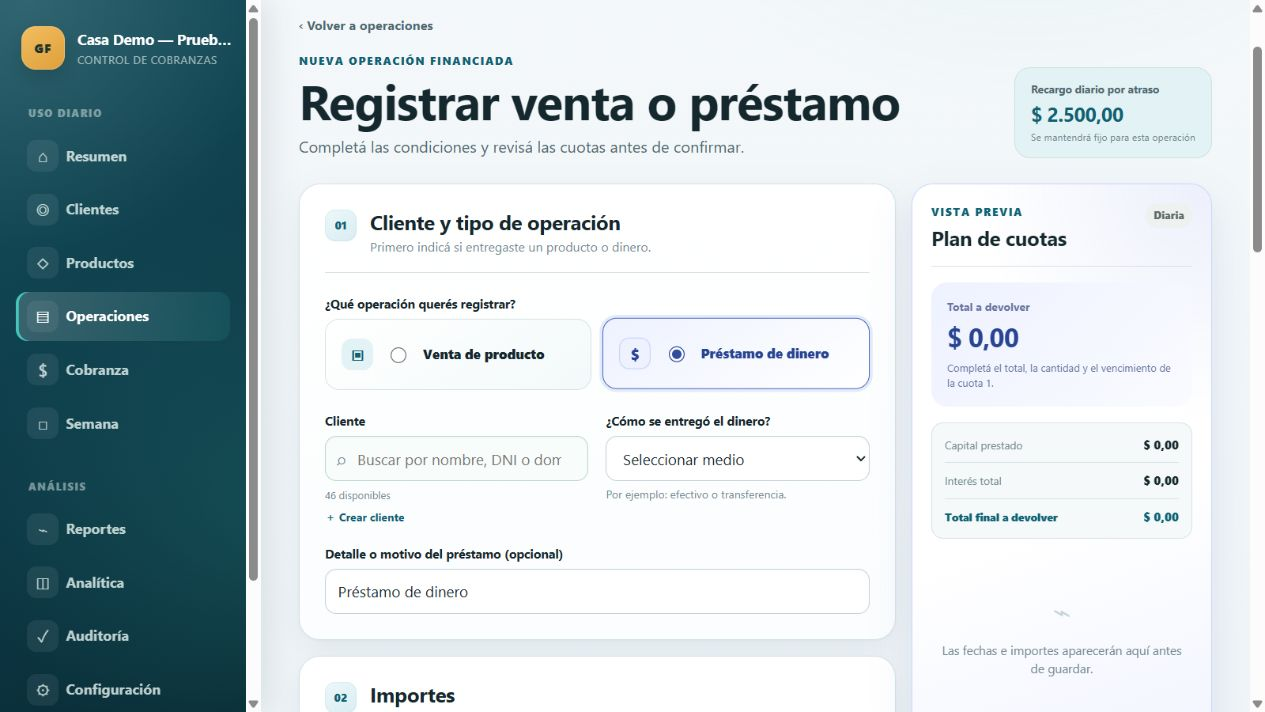
#> input picture docs/assets/loan-form-demo.png, 1265 x 712 px
$ python build_demo_gif.py
#> lines starting #> are read from the running program, lines starting #| are printed output that depends on the picture
#!/usr/bin/env python3
"""Build the short, reproducible GF-I4 workflow demo from fictitious screenshots."""

from __future__ import annotations

import argparse
from pathlib import Path

from PIL import Image, ImageDraw, ImageFont

ROOT = Path(__file__).resolve().parents[1]
DEFAULT_OUTPUT = ROOT / "docs" / "assets" / "workflow-demo.gif"
FRAME_SPECS = (
    (
        ROOT / "docs" / "assets" / "loan-form-demo.png",
        "1/4  Registrar la venta o el préstamo",
    ),
    (
        ROOT / "docs" / "assets" / "customer-detail-demo.png",
        "2/4  Revisar cuotas, saldo y pagos",
    ),
    (
        ROOT / "docs" / "assets" / "dashboard-demo.png",
        "3/4  Priorizar la cobranza diaria",
    ),
    (
        ROOT / "docs" / "assets" / "reports-demo.png",
        "4/4  Analizar resultados y cartera",
    ),
)
OUTPUT_SIZE = (960, 540)
CAPTION_HEIGHT = 58
FRAME_DURATION_MS = 2300


def load_font(size: int) -> ImageFont.ImageFont:
    candidates = (
        Path("C:/Windows/Fonts/segoeuib.ttf"),
        Path("C:/Windows/Fonts/arialbd.ttf"),
    )
    for candidate in candidates:
        if candidate.is_file():
            return ImageFont.truetype(str(candidate), size=size)
    return ImageFont.load_default()


def build_frame(path: Path, caption: str) -> Image.Image:
#> called with caption = '1/4  Registrar la venta o el préstamo'
    if not path.is_file():
        raise SystemExit(f"Missing demo frame: {path}")

    with Image.open(path) as source:
#> source is the input picture: PIL image 1265x712 RGB; mean R, G, B 197.1, 209.2, 213.2
        frame = source.convert("RGB")
    frame.thumbnail(OUTPUT_SIZE, Image.Resampling.LANCZOS)

    canvas = Image.new("RGB", OUTPUT_SIZE, "#eef2f7")
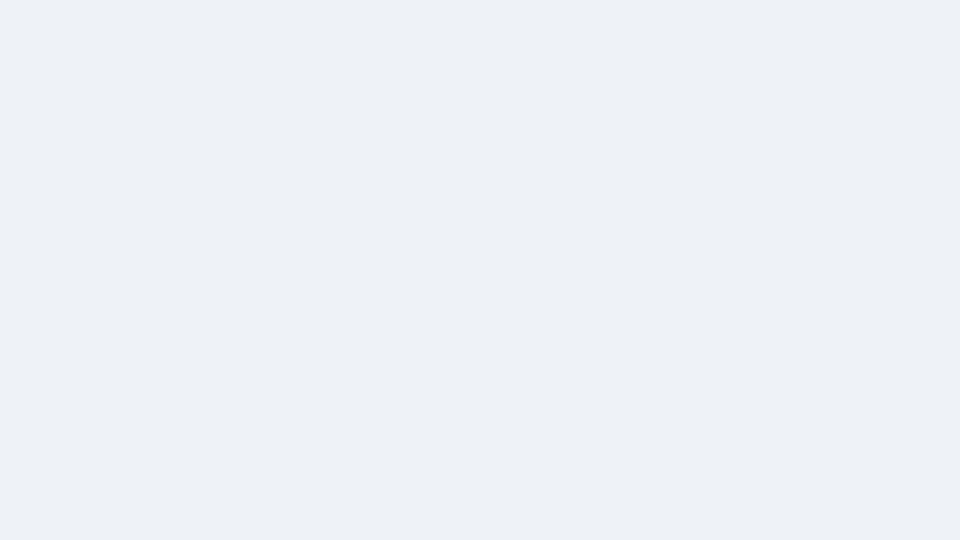
#> canvas: PIL image 960x540 RGB; mean R, G, B 238, 242, 247
    offset = (
        (OUTPUT_SIZE[0] - frame.width) // 2,
        (OUTPUT_SIZE[1] - frame.height) // 2,
    )
#> offset = (0, 0)
    canvas.paste(frame, offset)

    overlay = Image.new("RGBA", OUTPUT_SIZE, (0, 0, 0, 0))
#> overlay: PIL image 960x540 RGBA; every value is 0
    draw = ImageDraw.Draw(overlay)
    top = OUTPUT_SIZE[1] - CAPTION_HEIGHT
    draw.rectangle((0, top, OUTPUT_SIZE[0], OUTPUT_SIZE[1]), fill=(15, 35, 62, 238))
    font = load_font(25)
    text_box = draw.textbbox((0, 0), caption, font=font)
#> text_box = (0, 2, 159, 12)
    text_width = text_box[2] - text_box[0]
#> text_width = 159
    text_height = text_box[3] - text_box[1]
#> text_height = 10
    draw.text(
        ((OUTPUT_SIZE[0] - text_width) // 2, top + (CAPTION_HEIGHT - text_height) // 2 - 2),
        caption,
        font=font,
        fill="#ffffff",
    )
    return Image.alpha_composite(canvas.convert("RGBA"), overlay).convert("RGB")


def parse_args() -> argparse.Namespace:
    parser = argparse.ArgumentParser()
    parser.add_argument("--output", type=Path, default=DEFAULT_OUTPUT)
    return parser.parse_args()


def main() -> int:
    args = parse_args()
    frames = [build_frame(path, caption) for path, caption in FRAME_SPECS]
#> call 2 of build_frame, with caption = '2/4  Revisar cuotas, saldo y pagos'
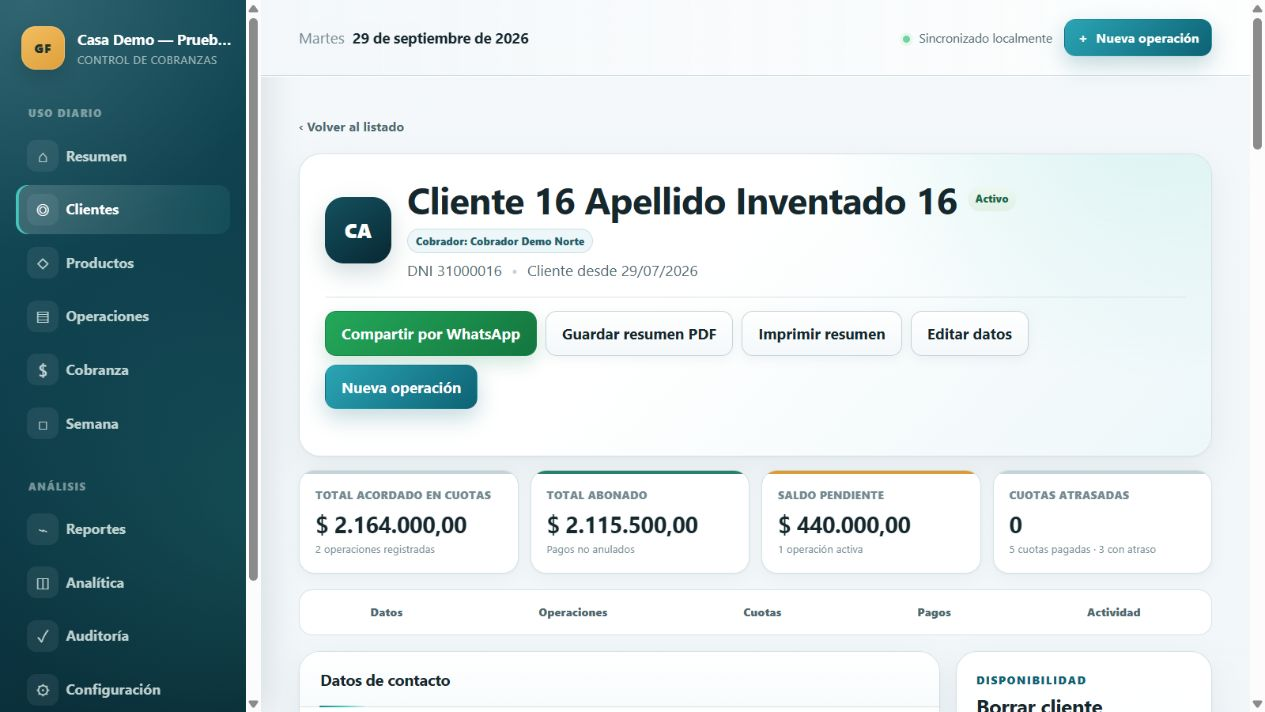
#> input picture docs/assets/customer-detail-demo.png, 1265 x 712 px
#> in build_frame, source is the input picture: PIL image 1265x712 RGB; mean R, G, B 192.7, 207.6, 210.2
#> in build_frame (call 2), `text_box = draw.textbbox((0, 0), caption, font=font)`: text_box = (0, 2, 145, 12)
#> in build_frame (call 2), `text_width = text_box[2] - text_box[0]`: text_width = 145
#> call 3 of build_frame, with caption = '3/4  Priorizar la cobranza diaria'
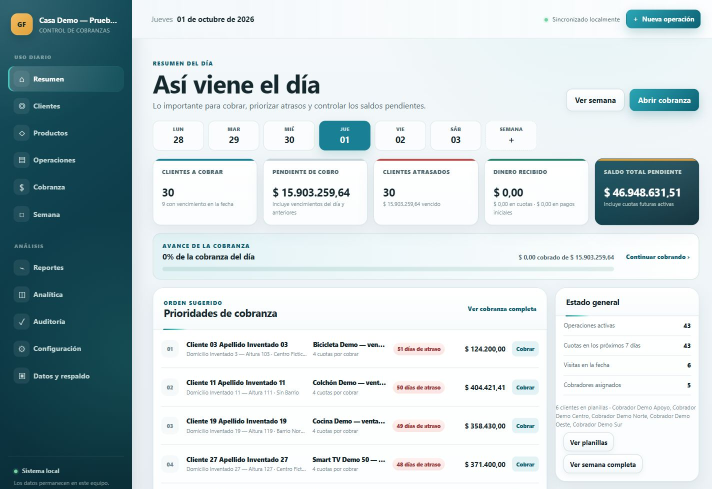
#> input picture docs/assets/dashboard-demo.png, 1424 x 977 px (shown at 1/2 size)
#> in build_frame, source is the input picture: PIL image 1424x977 RGB; mean R, G, B 192.5, 206.6, 210.1
#> in build_frame (call 3), `canvas.paste(frame, offset)`:
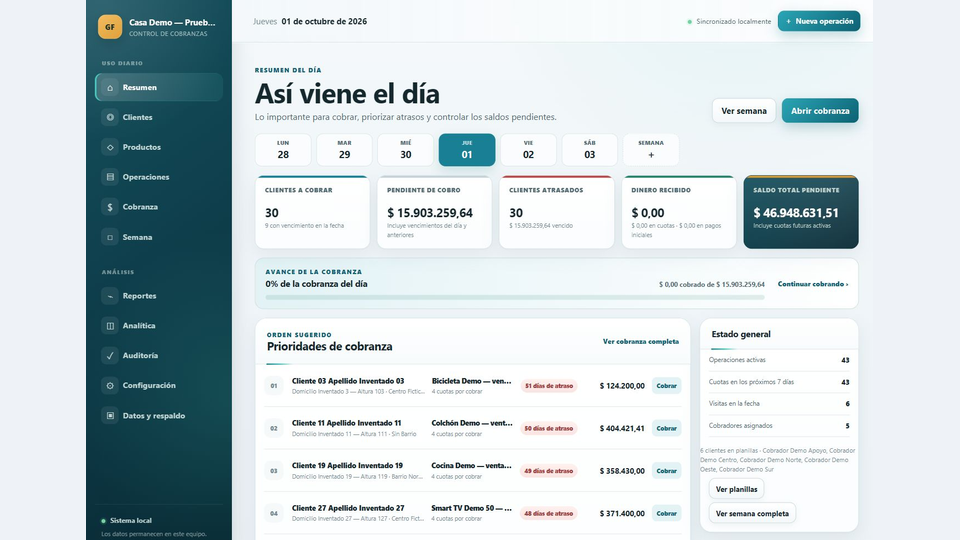
#> canvas: PIL image 960x540 RGB; mean R, G, B 200.6, 212.9, 216.6
#> in build_frame (call 3), `text_box = draw.textbbox((0, 0), caption, font=font)`: text_box = (0, 2, 142, 11)
#> in build_frame (call 3), `text_width = text_box[2] - text_box[0]`: text_width = 142
#> in build_frame (call 3), `text_height = text_box[3] - text_box[1]`: text_height = 9
#> call 4 of build_frame, with caption = '4/4  Analizar resultados y cartera'
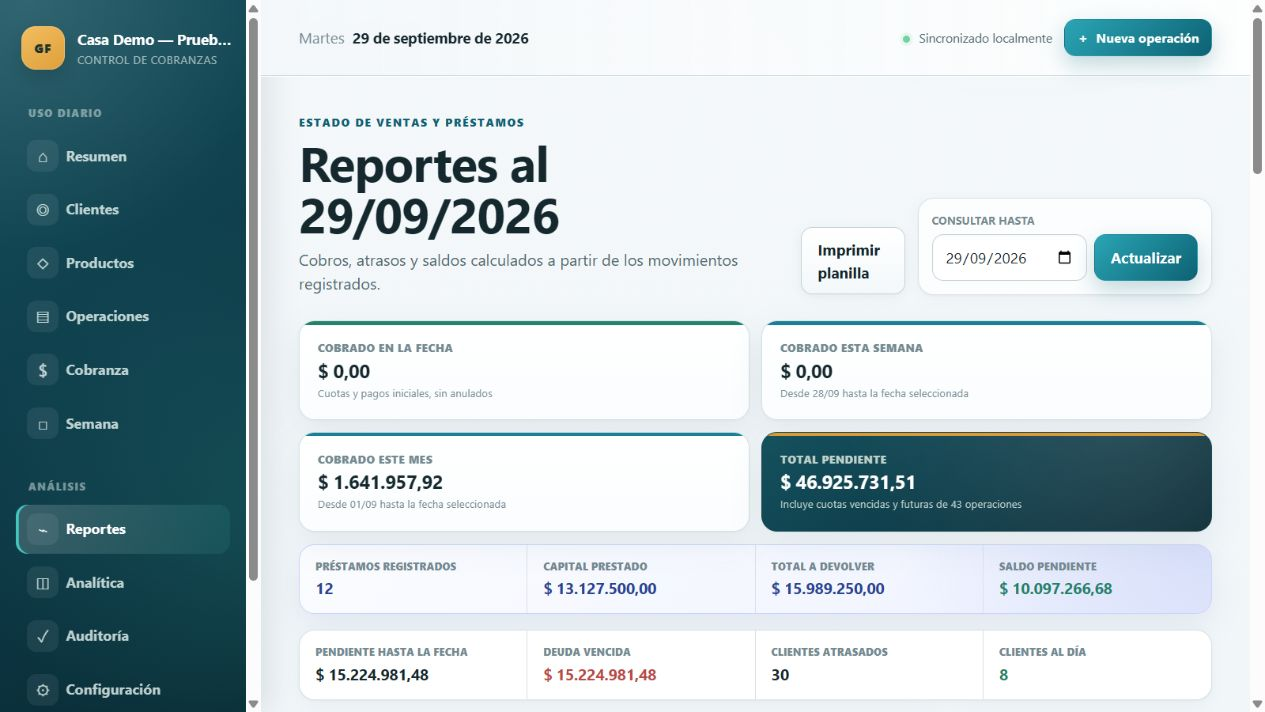
#> input picture docs/assets/reports-demo.png, 1265 x 712 px
#> in build_frame, source is the input picture: PIL image 1265x712 RGB; mean R, G, B 183.4, 198.9, 203.6
#> in build_frame (call 4), `canvas.paste(frame, offset)`:
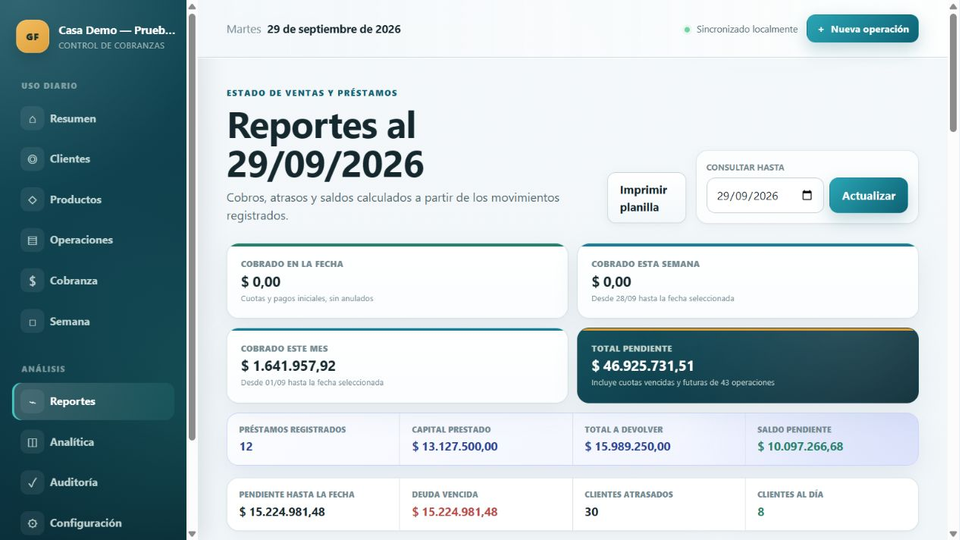
#> canvas: PIL image 960x540 RGB; mean R, G, B 183.4, 198.8, 203.5
#> in build_frame (call 4), `text_box = draw.textbbox((0, 0), caption, font=font)`: text_box = (0, 2, 148, 12)
#> in build_frame (call 4), `text_width = text_box[2] - text_box[0]`: text_width = 148
#> in build_frame (call 4), `text_height = text_box[3] - text_box[1]`: text_height = 10
#> in build_frame (call 4), `return Image.alpha_composite(canvas.convert("RGBA"), overlay).convert(..`:
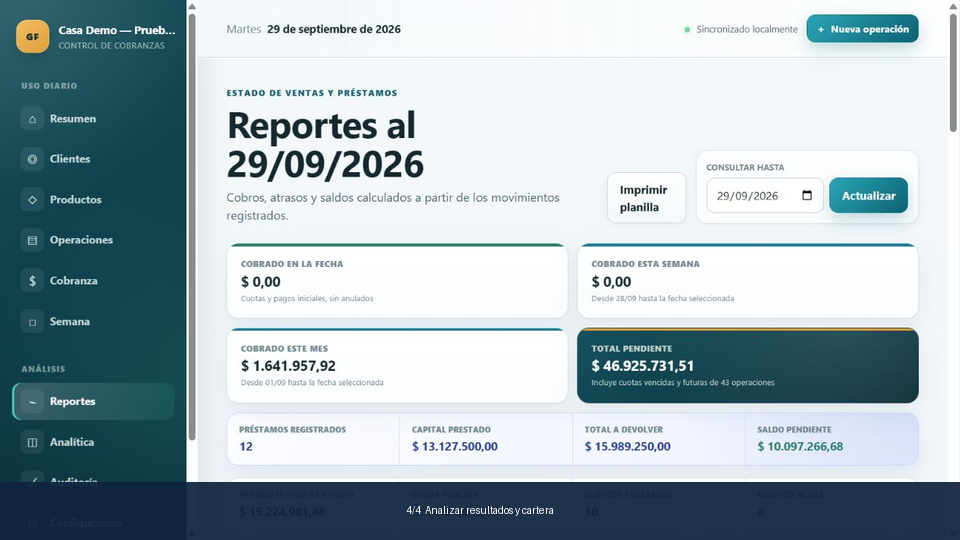
#> returned value: PIL image 960x540 RGB; mean R, G, B 165, 181.5, 188.6
#> frames = 4 items
    args.output.parent.mkdir(parents=True, exist_ok=True)
    frames[0].save(
        args.output,
        save_all=True,
        append_images=frames[1:],
        duration=[FRAME_DURATION_MS] * len(frames),
        loop=0,
        disposal=2,
        optimize=True,
    )
    print(f"GF-I4 demo GIF built: {args.output}")
    return 0


if __name__ == "__main__":
    raise SystemExit(main())
#> (the program exits here)
